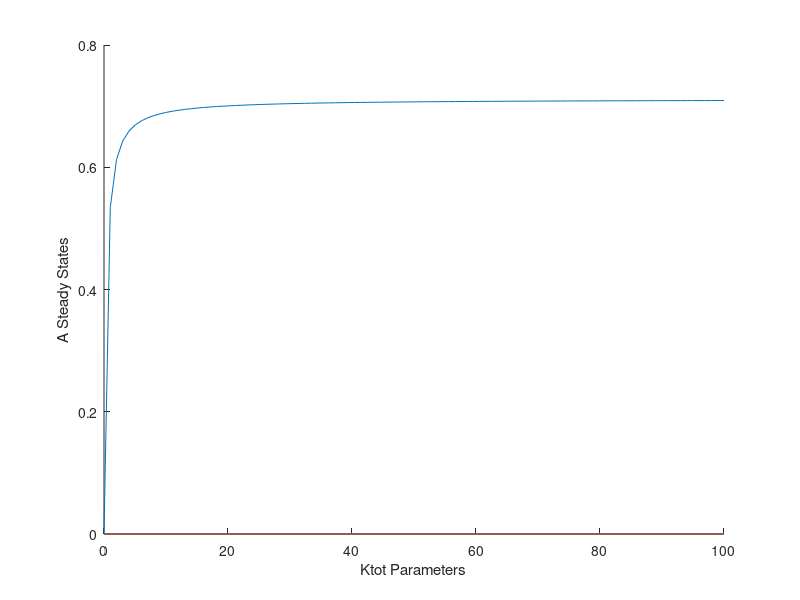

Reproduce this figure in MATLAB.
ptot = 1;
i_init = 1;

kaon = 10;
kaoff = 10;
kion = 10;
kioff = 10;
kicat = 10;
kacat = 100;

nparam = 100;
apSS = zeros(nparam);
ktots = linspace(1e-3,1e2, nparam);

for iter=1:nparam 
ktot = ktots(iter);

dadt = @(a,ap,i,ik)   kaoff*ap + kacat*ik - kaon*a*(ptot - ap);
dapdt = @(a,ap,i,ik) -kaoff*ap - kicat*ap + kaon*a*(ptot - ap);
didt = @(a,ap,i,ik)   kioff*ik - kion*i*(ktot - ik) + kicat*ap;
dikdt = @(a,ap,i,ik) -kioff*ik + kion*i*(ktot - ik) - kacat*ik;

% x = a, ap, i, ik
dxdt =@(t,x) [ dadt(x(1),x(2),x(3),x(4)); dapdt(x(1),x(2),x(3),x(4)); didt(x(1),x(2),x(3),x(4)); dikdt(x(1),x(2),x(3),x(4))];
  
[T, X] = ode45(dxdt, [0,1], [0,0,i_init,0]);

apSS(iter) = X(end,1);

end

figure(1); hold on;
plot(ktots, apSS);
%set(gca,'xscale', 'log')
xlabel('Ktot Parameters');
ylabel('A Steady States')